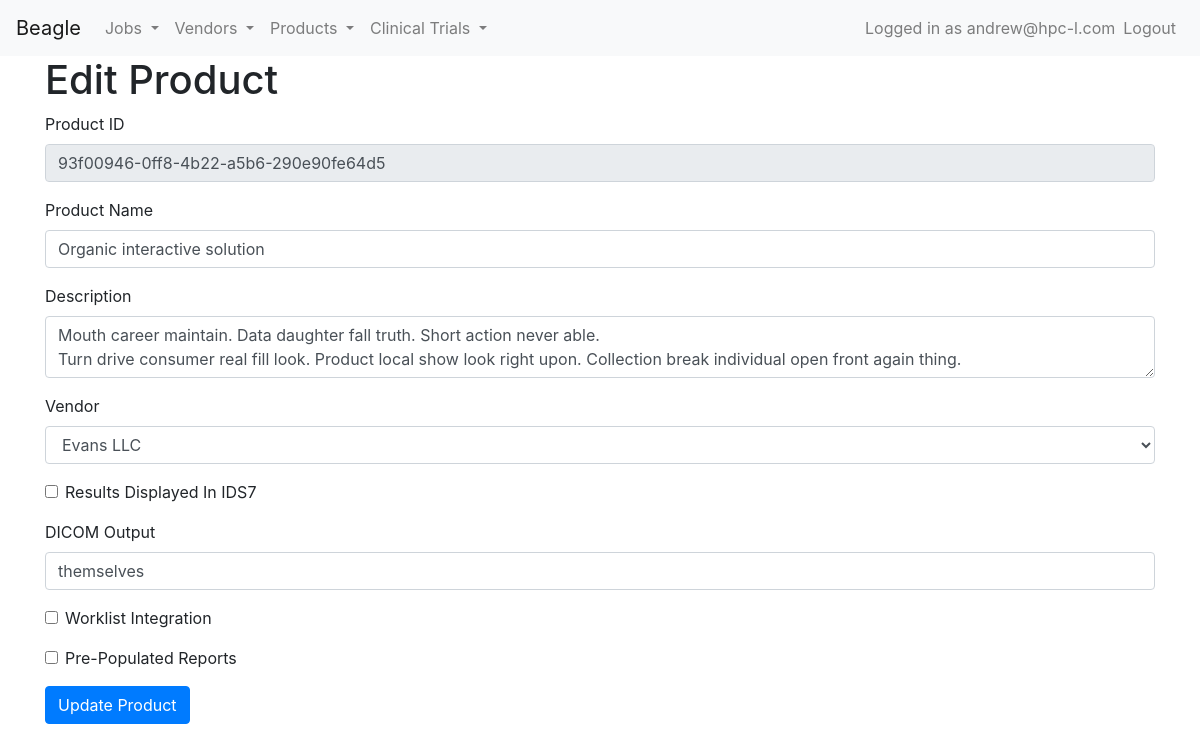
Screenshot of /edit_product/93f00946-0ff8-4b22-a5b6-290e90fe64d5 (signed in) with the database file from the repository.
### model.py (models this page shows, shortened)
class User(Base, UserMixin):
    __tablename__ = 'users'
    UserID = Column(Integer, primary_key=True)
    Username = Column(String, nullable=False, unique=True)
    Email = Column(String, nullable=False, unique=True)
    PasswordHash = Column(String, nullable=False)
    Role = Column(String, default="vendor")  # e.g., 'vendor', 'superuser'
    APIToken = Column(String, unique=True)

class Product(Base):
    __tablename__ = 'products'
    ProductID = Column(String, primary_key=True)
    ProductName = Column(String, nullable=False)
    Description = Column(String)
    ResultsDisplayedInIDS7 = Column(Boolean)
    DICOMOutput = Column(String)
    WorklistIntegration = Column(Boolean)
    PrePopulatedReports = Column(Boolean)
    ProductType = Column(String)
    VendorID = Column(String, ForeignKey('vendors.VendorID'))
    vendor_ = relationship('Vendor', back_populates='products')
    pathologies = relationship('ProductPathology', back_populates='product')
    approvals = relationship('RegulatoryApproval', back_populates='product_')
    clinical_trials = relationship('ClinicalTrial', back_populates='product')

class Vendor(Base):
    __tablename__ = 'vendors'
    VendorID = Column(String, primary_key=True)
    VendorName = Column(String, nullable=False)
    ContactEmail = Column(String)
    VendorAddress = Column(String)
    Website = Column(String)
    products = relationship('Product', back_populates='vendor_')

### product.py (the view)
@app.route('/edit_product/<product_id>', methods=['GET', 'POST'])
@login_required
def edit_product_gui(product_id):
    session = Session
    try:
        product = session.query(Product).filter_by(ProductID=product_id).first()
        if not product:
            abort(404, description="Product not found")
        if request.method == 'POST':
            product.ProductName = request.form['ProductName']
            product.Description = request.form['Description']
            vendor_id = request.form['VendorID']
            vendor = session.query(Vendor).filter_by(VendorID=vendor_id).first()
            if not vendor:
                flash('Vendor not found', 'danger')
                return redirect(url_for('edit_product_gui', product_id=product_id))
            product.VendorID = vendor_id
            product.vendor_ = vendor
            product.ResultsDisplayedInIDS7 = 'ResultsDisplayedInIDS7' in request.form
            product.DICOMOutput = request.form['DICOMOutput']
            product.WorklistIntegration = 'WorklistIntegration' in request.form
            product.PrePopulatedReports = 'PrePopulatedReports' in request.form
            session.commit()
            flash('Product updated successfully!', 'success')
            return redirect(url_for('product_detail_gui', product_id=product.ProductID))
        else:
            vendors = session.query(Vendor).all()
            return render_template('edit_product.html', product=product, vendors=vendors)
    except SQLAlchemyError as e:
        session.rollback()
        flash(f'Error: {str(e)}', 'danger')
        return redirect(url_for('list_products_gui'))

### app.py (called while the page is built)
@login_manager.user_loader
def load_user(user_id):
    return model.Session.query(model.User).get(int(user_id))

@app.context_processor
def inject_get_job_status():
    return dict(get_job_status=get_job_status)

### templates/edit_product.html
{% extends 'base.html' %}
{% block content %}
<h1>Edit Product</h1>
<form method="post">
    <div class="form-group">
        <label for="ProductID">Product ID</label>
        <input type="text" class="form-control" id="ProductID" name="ProductID" value="{{ product.ProductID }}" readonly>
    </div>
    <div class="form-group">
        <label for="ProductName">Product Name</label>
        <input type="text" class="form-control" id="ProductName" name="ProductName" value="{{ product.ProductName }}" required>
    </div>
    <div class="form-group">
        <label for="Description">Description</label>
        <textarea class="form-control" id="Description" name="Description">{{ product.Description }}</textarea>
    </div>
    <div class="form-group">
        <label for="VendorID">Vendor</label>
        <select class="form-control" id="VendorID" name="VendorID" required>
            {% for vendor in vendors %}
            <option value="{{ vendor.VendorID }}" {% if vendor.VendorID == product.VendorID %}selected{% endif %}>{{ vendor.VendorName }}</option>
            {% endfor %}
        </select>
    </div>
    <div class="form-group form-check">
        <input type="checkbox" class="form-check-input" id="ResultsDisplayedInIDS7" name="ResultsDisplayedInIDS7" {% if product.ResultsDisplayedInIDS7 %}checked{% endif %}>
        <label class="form-check-label" for="ResultsDisplayedInIDS7">Results Displayed In IDS7</label>
    </div>
    <div class="form-group">
        <label for="DICOMOutput">DICOM Output</label>
        <input type="text" class="form-control" id="DICOMOutput" name="DICOMOutput" value="{{ product.DICOMOutput }}">
    </div>
    <div class="form-group form-check">
        <input type="checkbox" class="form-check-input" id="WorklistIntegration" name="WorklistIntegration" {% if product.WorklistIntegration %}checked{% endif %}>
        <label class="form-check-label" for="WorklistIntegration">Worklist Integration</label>
    </div>
    <div class="form-group form-check">
        <input type="checkbox" class="form-check-input" id="PrePopulatedReports" name="PrePopulatedReports" {% if product.PrePopulatedReports %}checked{% endif %}>
        <label class="form-check-label" for="PrePopulatedReports">Pre-Populated Reports</label>
    </div>
    <button type="submit" class="btn btn-primary">Update Product</button>
</form>
{% endblock %}

### templates/base.html (shortened to what this page needs)
<!DOCTYPE html>
<html lang="en">
<head>
    <link rel="stylesheet" href="https://maxcdn.bootstrapcdn.com/bootstrap/4.5.2/css/bootstrap.min.css">
</head>
<body>
    <nav class="navbar navbar-expand-lg navbar-light bg-light">
        <a class="navbar-brand" href="{{ url_for('index_gui') }}">Beagle</a>
        <div class="collapse navbar-collapse" id="navbarNavDropdown">
            <ul class="navbar-nav mr-auto">
                <li class="nav-item dropdown">
                    <a class="nav-link dropdown-toggle" href="#" id="vendorDropdown" role="button" data-toggle="dropdown" aria-haspopup="true" aria-expanded="false">
                        Jobs
                    </a>
                </li>
                <li class="nav-item dropdown">
                    <a class="nav-link dropdown-toggle" href="#" id="vendorDropdown" role="button" data-toggle="dropdown" aria-haspopup="true" aria-expanded="false">
                        Vendors
                    </a>
                </li>
                <li class="nav-item dropdown">
                    <a class="nav-link dropdown-toggle" href="#" id="productDropdown" role="button" data-toggle="dropdown" aria-haspopup="true" aria-expanded="false">
                        Products
                    </a>
                </li>
                <li class="nav-item dropdown">
                    <a class="nav-link dropdown-toggle" href="#" id="trialDropdown" role="button" data-toggle="dropdown" aria-haspopup="true" aria-expanded="false">
                        Clinical Trials
                    </a>
                </li>
            </ul>
            <ul class="navbar-nav">
                {% if current_user.is_authenticated %}
                <li class="nav-item">
                    <span class="navbar-text">Logged in as {{ current_user.Username }}</span>
                </li>
                <li class="nav-item">
                    <a class="nav-link" href="{{ url_for('logout') }}">Logout</a>
                </li>
                {% endif %}
            </ul>
        </div>
    </nav>
    <div class="container">
        {% block content %}{% endblock %}
    </div>
</body>
</html>

### rows the page displays
User: Username "andrew@hpc-l.com"
Product: ProductID "93f00946-0ff8-4b22-a5b6-290e90fe64d5", ProductName "Organic interactive solution", Description "Mouth career maintain. Data daughter fall truth. Short action never able. Turn drive consumer real fill look. Product local show look right upon. Collection break individual open front again thing.", VendorID "Evans LLC", DICOMOutput "themselves"
